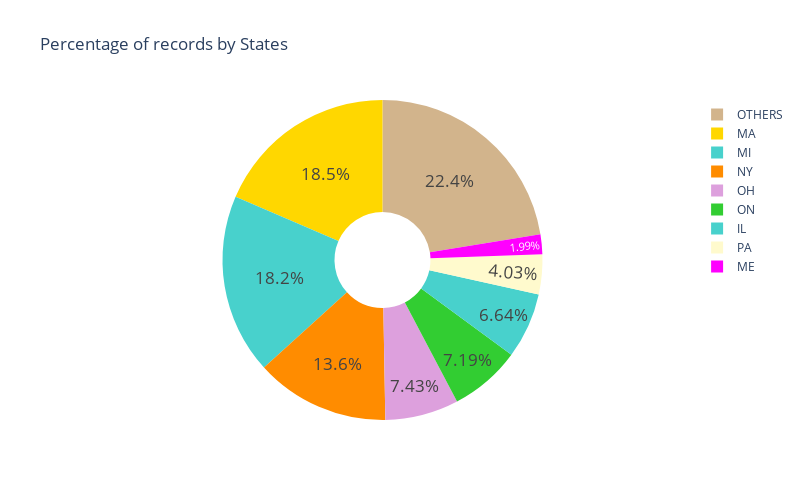

The cell this chart's notebook holds for it:
### Code cell
fig = go.Figure()

fig.add_trace(
    go.Pie(values=record_states, labels=record_states.index.tolist(), name="States" , hole=.3))

fig.update_traces(hoverinfo = 'label+percent+value', 
                  textinfo = 'percent', 
                  textfont_size = 17, 
                  textposition = "inside", 
                  marker = dict(colors=['gold', 
                                        'mediumturquoise', 
                                        'darkorange', 
                                        'plum',
                                        'limegreen',
                                        'mediumturquoise',
                                        'lemonchiffon',
                                        'fuchsia',
                                        'tan']))

fig.update_layout(
    title_text="Percentage of records by States",
    height=500, width=800)

fig.show()

### Figure 1 — Plotly figure (JSON) as saved in the notebook; plotly's stock layout.template omitted (floating-point values rounded to 4 significant figures)
{"data": [{"hole": 0.3, "hoverinfo": "label+percent+value", "labels": ["MA", "MI", "NY", "OH", "ON", "IL", "PA", "ME", "OTHERS", "OTHERS", "OTHERS", "OTHERS", "OTHERS", "OTHERS", "OTHERS", "OTHERS", "OTHERS", "OTHERS", "OTHERS", "OTHERS", "OTHERS", "OTHERS", "OTHERS", "OTHERS", "OTHERS", "OTHERS", "OTHERS", "OTHERS", "OTHERS", "OTHERS", "OTHERS", "OTHERS", "OTHERS", "OTHERS", "OTHERS", "OTHERS", "OTHERS", "OTHERS", "OTHERS", "OTHERS", "OTHERS", "OTHERS", "OTHERS", "OTHERS", "OTHERS", "OTHERS", "OTHERS", "OTHERS", "OTHERS", "OTHERS", "OTHERS", "OTHERS", "OTHERS", "OTHERS", "OTHERS", "OTHERS", "OTHERS"], "marker": {"colors": ["gold", "mediumturquoise", "darkorange", "plum", "limegreen", "mediumturquoise", "lemonchiffon", "fuchsia", "tan"]}, "name": "States", "textfont": {"size": 17}, "textinfo": "percent", "textposition": "inside", "type": "pie", "values": [7199, 7075, 5269, 2889, 2794, 2580, 1565, 775, 617, 561, 546, 535, 517, 454, 406, 375, 367, 316, 308, 272, 252, 245, 236, 218, 204, 188, 183, 177, 174, 170, 155, 136, 135, 131, 124, 108, 90, 84, 76, 61, 52, 48, 23, 22, 19, 19, 15, 15, 14, 13, 12, 12, 11, 10, 8, 4, 2]}], "layout": {"height": 500, "title": {"text": "Percentage of records by States"}, "width": 800}}
